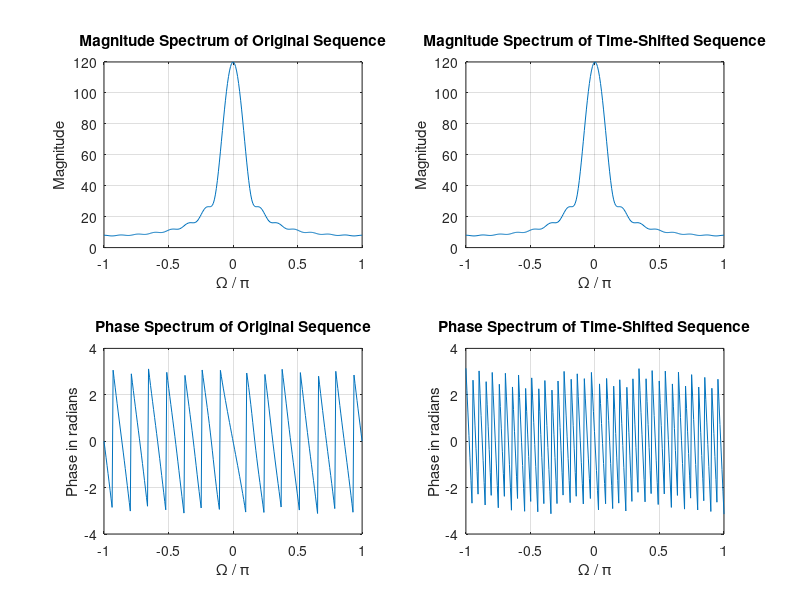

MATLAB code to generate this figure:
% Time-Shifting Properties of DTFT
clf;
w = -pi:2*pi/255:pi; wo = 0.4*pi; D = 25;
num = [1 2 3 4 5 6 7 8 9 10 11 12 13 14 15];
h1 = freqz(num, 1, w);
h2 = freqz([zeros(1,D) num], 1, w);

subplot(2,2,1)
plot(w/pi,abs(h1));grid
title('Magnitude Spectrum of Original Sequence')
xlabel('\Omega / \pi')
ylabel('Magnitude')

subplot(2,2,2)
plot(w/pi,abs(h2));grid
title('Magnitude Spectrum of Time-Shifted Sequence')
xlabel('\Omega / \pi')
ylabel('Magnitude')

subplot(2,2,3)
plot(w/pi,angle(h1));grid
title('Phase Spectrum of Original Sequence')
xlabel('\Omega / \pi')
ylabel('Phase in radians')

subplot(2,2,4)
plot(w/pi,angle(h2));grid
title('Phase Spectrum of Time-Shifted Sequence')
xlabel('\Omega / \pi')
ylabel('Phase in radians')